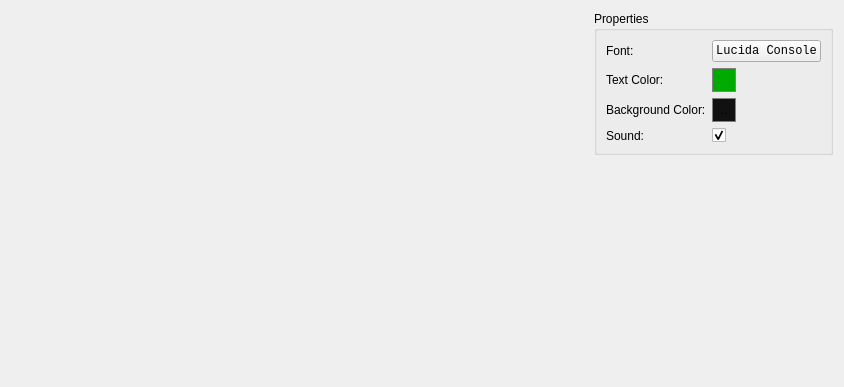
<?xml version="1.0" encoding="UTF-8"?>
<ui version="4.0">
 <class>MainWidget</class>
 <widget class="QWidget" name="MainWidget">
  <property name="geometry">
   <rect>
    <x>0</x>
    <y>0</y>
    <width>844</width>
    <height>387</height>
   </rect>
  </property>
  <property name="windowTitle">
   <string>QRetroConsole</string>
  </property>
  <layout class="QHBoxLayout" name="horizontalLayout" stretch="8,1">
   <item>
    <widget class="QRetroConsoleWidget" name="console" native="true"/>
   </item>
   <item>
    <layout class="QVBoxLayout" name="verticalLayout_2">
     <item>
      <widget class="QGroupBox" name="groupBox">
       <property name="title">
        <string>Properties</string>
       </property>
       <layout class="QVBoxLayout" name="verticalLayout">
        <item>
         <layout class="QGridLayout" name="gridLayout">
          <item row="1" column="0">
           <widget class="QLabel" name="label">
            <property name="text">
             <string>Text Color:</string>
            </property>
           </widget>
          </item>
          <item row="1" column="1">
           <widget class="QPushButton" name="pushButton_TextColor">
            <property name="sizePolicy">
             <sizepolicy hsizetype="Fixed" vsizetype="Fixed">
              <horstretch>0</horstretch>
              <verstretch>0</verstretch>
             </sizepolicy>
            </property>
            <property name="minimumSize">
             <size>
              <width>24</width>
              <height>24</height>
             </size>
            </property>
            <property name="maximumSize">
             <size>
              <width>24</width>
              <height>24</height>
             </size>
            </property>
            <property name="autoFillBackground">
             <bool>false</bool>
            </property>
            <property name="styleSheet">
             <string notr="true">#pushButton_TextColor
{
border: 1px solid gray;
background-color: #00aa00;
}</string>
            </property>
            <property name="text">
             <string/>
            </property>
            <property name="flat">
             <bool>false</bool>
            </property>
           </widget>
          </item>
          <item row="3" column="1">
           <widget class="QCheckBox" name="checkBox_Sound">
            <property name="text">
             <string/>
            </property>
            <property name="checked">
             <bool>true</bool>
            </property>
           </widget>
          </item>
          <item row="2" column="1">
           <widget class="QPushButton" name="pushButton_BackgroundColor">
            <property name="sizePolicy">
             <sizepolicy hsizetype="Fixed" vsizetype="Fixed">
              <horstretch>0</horstretch>
              <verstretch>0</verstretch>
             </sizepolicy>
            </property>
            <property name="minimumSize">
             <size>
              <width>24</width>
              <height>24</height>
             </size>
            </property>
            <property name="maximumSize">
             <size>
              <width>24</width>
              <height>24</height>
             </size>
            </property>
            <property name="autoFillBackground">
             <bool>true</bool>
            </property>
            <property name="styleSheet">
             <string notr="true">#pushButton_BackgroundColor
{
border: 1px solid gray;
background-color: #111111;
}</string>
            </property>
            <property name="text">
             <string>..</string>
            </property>
            <property name="flat">
             <bool>false</bool>
            </property>
           </widget>
          </item>
          <item row="2" column="0">
           <widget class="QLabel" name="label_2">
            <property name="text">
             <string>Background Color:</string>
            </property>
           </widget>
          </item>
          <item row="3" column="0">
           <widget class="QLabel" name="label_3">
            <property name="text">
             <string>Sound:</string>
            </property>
           </widget>
          </item>
          <item row="0" column="0">
           <widget class="QLabel" name="label_4">
            <property name="text">
             <string>Font:</string>
            </property>
           </widget>
          </item>
          <item row="0" column="1">
           <widget class="QPushButton" name="pushButton_Font">
            <property name="font">
             <font>
              <family>Lucida Console</family>
             </font>
            </property>
            <property name="text">
             <string>Lucida Console</string>
            </property>
            <property name="flat">
             <bool>false</bool>
            </property>
           </widget>
          </item>
         </layout>
        </item>
       </layout>
      </widget>
     </item>
     <item>
      <spacer name="verticalSpacer">
       <property name="orientation">
        <enum>Qt::Vertical</enum>
       </property>
       <property name="sizeHint" stdset="0">
        <size>
         <width>20</width>
         <height>40</height>
        </size>
       </property>
      </spacer>
     </item>
    </layout>
   </item>
  </layout>
 </widget>
 <customwidgets>
  <customwidget>
   <class>QRetroConsoleWidget</class>
   <extends>QWidget</extends>
   <header>QRetroConsoleWidget.h</header>
   <container>1</container>
  </customwidget>
 </customwidgets>
 <resources/>
 <connections/>
</ui>
